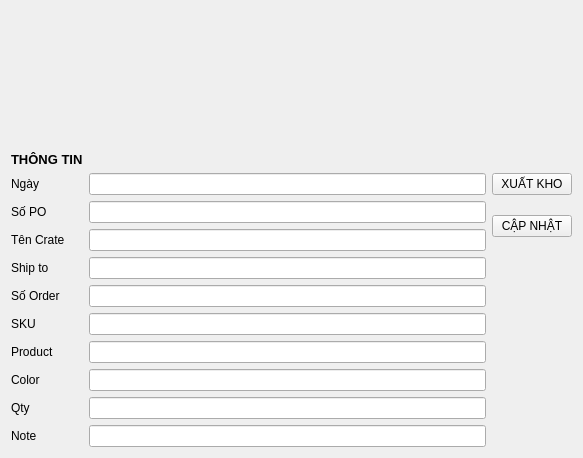
<?xml version="1.0" encoding="UTF-8"?>
<ui version="4.0">
 <class>Form</class>
 <widget class="QWidget" name="Form">
  <property name="geometry">
   <rect>
    <x>0</x>
    <y>0</y>
    <width>583</width>
    <height>458</height>
   </rect>
  </property>
  <property name="windowTitle">
   <string>EXPORT WAREHOUSE</string>
  </property>
  <layout class="QGridLayout" name="gridLayout_2">
   <item row="0" column="0">
    <widget class="QLabel" name="label">
     <property name="text">
      <string/>
     </property>
     <property name="pixmap">
      <pixmap resource="resources.qrc">:/images/tlclogo3.jpg</pixmap>
     </property>
     <property name="alignment">
      <set>Qt::AlignCenter</set>
     </property>
    </widget>
   </item>
   <item row="1" column="0">
    <layout class="QGridLayout" name="gridLayout">
     <item row="0" column="0">
      <widget class="QLabel" name="label_2">
       <property name="font">
        <font>
         <pointsize>10</pointsize>
         <weight>75</weight>
         <bold>true</bold>
        </font>
       </property>
       <property name="text">
        <string>THÔNG TIN</string>
       </property>
      </widget>
     </item>
     <item row="1" column="0">
      <widget class="QLabel" name="label_3">
       <property name="text">
        <string>Ngày</string>
       </property>
      </widget>
     </item>
     <item row="1" column="1">
      <widget class="QLineEdit" name="lineEdit_1"/>
     </item>
     <item row="1" column="2">
      <widget class="QPushButton" name="xuatkhoButton">
       <property name="text">
        <string>XUẤT KHO</string>
       </property>
      </widget>
     </item>
     <item row="2" column="0">
      <widget class="QLabel" name="label_4">
       <property name="text">
        <string>Số PO</string>
       </property>
      </widget>
     </item>
     <item row="2" column="1">
      <widget class="QLineEdit" name="lineEdit_2"/>
     </item>
     <item row="2" column="2" rowspan="2">
      <widget class="QPushButton" name="capnhatxuatkButton">
       <property name="text">
        <string>CẬP NHẬT</string>
       </property>
      </widget>
     </item>
     <item row="3" column="0">
      <widget class="QLabel" name="label_5">
       <property name="text">
        <string>Tên Crate</string>
       </property>
      </widget>
     </item>
     <item row="3" column="1">
      <widget class="QLineEdit" name="lineEdit_3"/>
     </item>
     <item row="4" column="0">
      <widget class="QLabel" name="label_6">
       <property name="text">
        <string>Ship to</string>
       </property>
      </widget>
     </item>
     <item row="4" column="1">
      <widget class="QLineEdit" name="lineEdit_4"/>
     </item>
     <item row="5" column="0">
      <widget class="QLabel" name="label_7">
       <property name="text">
        <string>Số Order</string>
       </property>
      </widget>
     </item>
     <item row="5" column="1">
      <widget class="QLineEdit" name="lineEdit_5"/>
     </item>
     <item row="6" column="0">
      <widget class="QLabel" name="label_9">
       <property name="text">
        <string>SKU</string>
       </property>
      </widget>
     </item>
     <item row="6" column="1">
      <widget class="QLineEdit" name="lineEdit_6"/>
     </item>
     <item row="7" column="0">
      <widget class="QLabel" name="label_10">
       <property name="text">
        <string>Product</string>
       </property>
      </widget>
     </item>
     <item row="7" column="1">
      <widget class="QLineEdit" name="lineEdit_7"/>
     </item>
     <item row="8" column="0">
      <widget class="QLabel" name="label_11">
       <property name="text">
        <string>Color</string>
       </property>
      </widget>
     </item>
     <item row="8" column="1">
      <widget class="QLineEdit" name="lineEdit_8"/>
     </item>
     <item row="9" column="0">
      <widget class="QLabel" name="label_12">
       <property name="text">
        <string>Qty</string>
       </property>
      </widget>
     </item>
     <item row="9" column="1">
      <widget class="QLineEdit" name="lineEdit_9"/>
     </item>
     <item row="10" column="0">
      <widget class="QLabel" name="label_13">
       <property name="text">
        <string>Note</string>
       </property>
      </widget>
     </item>
     <item row="10" column="1">
      <widget class="QLineEdit" name="lineEdit_10"/>
     </item>
    </layout>
   </item>
  </layout>
 </widget>
 <tabstops>
  <tabstop>lineEdit_1</tabstop>
  <tabstop>lineEdit_2</tabstop>
  <tabstop>lineEdit_3</tabstop>
  <tabstop>lineEdit_4</tabstop>
  <tabstop>lineEdit_5</tabstop>
  <tabstop>lineEdit_6</tabstop>
  <tabstop>lineEdit_7</tabstop>
  <tabstop>lineEdit_8</tabstop>
  <tabstop>lineEdit_9</tabstop>
  <tabstop>lineEdit_10</tabstop>
  <tabstop>xuatkhoButton</tabstop>
  <tabstop>capnhatxuatkButton</tabstop>
 </tabstops>
 <resources>
  <include location="resources.qrc"/>
 </resources>
 <connections/>
</ui>
